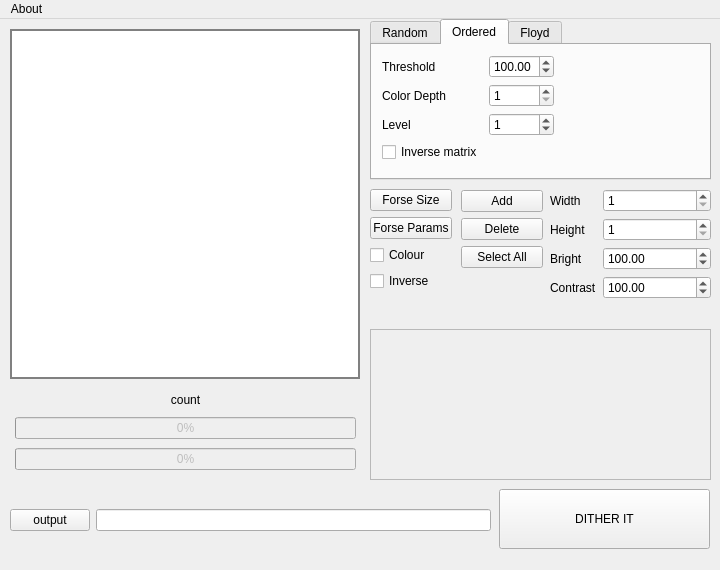
<?xml version="1.0" encoding="UTF-8"?>
<ui version="4.0">
 <class>MainWindow</class>
 <widget class="QMainWindow" name="MainWindow">
  <property name="enabled">
   <bool>true</bool>
  </property>
  <property name="geometry">
   <rect>
    <x>0</x>
    <y>0</y>
    <width>720</width>
    <height>570</height>
   </rect>
  </property>
  <property name="sizePolicy">
   <sizepolicy hsizetype="Preferred" vsizetype="Preferred">
    <horstretch>0</horstretch>
    <verstretch>0</verstretch>
   </sizepolicy>
  </property>
  <property name="minimumSize">
   <size>
    <width>720</width>
    <height>570</height>
   </size>
  </property>
  <property name="maximumSize">
   <size>
    <width>720</width>
    <height>570</height>
   </size>
  </property>
  <property name="windowTitle">
   <string>DitherIT</string>
  </property>
  <property name="toolButtonStyle">
   <enum>Qt::ToolButtonStyle::ToolButtonIconOnly</enum>
  </property>
  <property name="animated">
   <bool>true</bool>
  </property>
  <property name="documentMode">
   <bool>false</bool>
  </property>
  <property name="tabShape">
   <enum>QTabWidget::TabShape::Rounded</enum>
  </property>
  <property name="dockNestingEnabled">
   <bool>false</bool>
  </property>
  <property name="dockOptions">
   <set>QMainWindow::DockOption::AllowTabbedDocks|QMainWindow::DockOption::AnimatedDocks</set>
  </property>
  <property name="unifiedTitleAndToolBarOnMac">
   <bool>false</bool>
  </property>
  <widget class="QWidget" name="centralwidget">
   <property name="enabled">
    <bool>true</bool>
   </property>
   <widget class="QWidget" name="formLayoutWidget_2">
    <property name="geometry">
     <rect>
      <x>10</x>
      <y>470</y>
      <width>481</width>
      <height>61</height>
     </rect>
    </property>
    <layout class="QFormLayout" name="pathsFormLayout">
     <property name="labelAlignment">
      <set>Qt::AlignmentFlag::AlignCenter</set>
     </property>
     <property name="formAlignment">
      <set>Qt::AlignmentFlag::AlignCenter</set>
     </property>
     <item row="0" column="0">
      <widget class="QPushButton" name="browseOutput">
       <property name="text">
        <string>output</string>
       </property>
      </widget>
     </item>
     <item row="0" column="1">
      <widget class="QLineEdit" name="outputPath">
       <property name="readOnly">
        <bool>true</bool>
       </property>
      </widget>
     </item>
    </layout>
   </widget>
   <widget class="QGraphicsView" name="graphicsView">
    <property name="geometry">
     <rect>
      <x>10</x>
      <y>10</y>
      <width>350</width>
      <height>350</height>
     </rect>
    </property>
    <property name="styleSheet">
     <string notr="true">border: 2px solid gray;
</string>
    </property>
   </widget>
   <widget class="QToolButton" name="DitherIT">
    <property name="enabled">
     <bool>true</bool>
    </property>
    <property name="geometry">
     <rect>
      <x>499</x>
      <y>470</y>
      <width>211</width>
      <height>60</height>
     </rect>
    </property>
    <property name="sizePolicy">
     <sizepolicy hsizetype="Fixed" vsizetype="Fixed">
      <horstretch>0</horstretch>
      <verstretch>0</verstretch>
     </sizepolicy>
    </property>
    <property name="minimumSize">
     <size>
      <width>180</width>
      <height>50</height>
     </size>
    </property>
    <property name="text">
     <string>DITHER IT</string>
    </property>
    <property name="checkable">
     <bool>false</bool>
    </property>
   </widget>
   <widget class="QWidget" name="verticalLayoutWidget_2">
    <property name="geometry">
     <rect>
      <x>10</x>
      <y>390</y>
      <width>351</width>
      <height>71</height>
     </rect>
    </property>
    <layout class="QVBoxLayout" name="progressBarVerticalLayout">
     <property name="leftMargin">
      <number>5</number>
     </property>
     <property name="topMargin">
      <number>5</number>
     </property>
     <property name="rightMargin">
      <number>5</number>
     </property>
     <property name="bottomMargin">
      <number>5</number>
     </property>
     <item>
      <widget class="QProgressBar" name="currentImageProgressBar">
       <property name="enabled">
        <bool>false</bool>
       </property>
       <property name="value">
        <number>0</number>
       </property>
      </widget>
     </item>
     <item>
      <widget class="QProgressBar" name="commonProgressBar">
       <property name="enabled">
        <bool>false</bool>
       </property>
       <property name="value">
        <number>0</number>
       </property>
       <property name="textVisible">
        <bool>true</bool>
       </property>
      </widget>
     </item>
    </layout>
   </widget>
   <widget class="QWidget" name="verticalLayoutWidget_3">
    <property name="geometry">
     <rect>
      <x>10</x>
      <y>370</y>
      <width>351</width>
      <height>21</height>
     </rect>
    </property>
    <layout class="QVBoxLayout" name="imgsCountVerticalLayout">
     <item>
      <widget class="QLabel" name="imgsCountLabel">
       <property name="text">
        <string>count</string>
       </property>
       <property name="alignment">
        <set>Qt::AlignmentFlag::AlignCenter</set>
       </property>
      </widget>
     </item>
    </layout>
   </widget>
   <widget class="QTabWidget" name="tabWidget">
    <property name="geometry">
     <rect>
      <x>370</x>
      <y>0</y>
      <width>341</width>
      <height>161</height>
     </rect>
    </property>
    <property name="currentIndex">
     <number>1</number>
    </property>
    <property name="usesScrollButtons">
     <bool>true</bool>
    </property>
    <property name="documentMode">
     <bool>false</bool>
    </property>
    <widget class="QWidget" name="RandomTab">
     <attribute name="title">
      <string>Random</string>
     </attribute>
     <widget class="QWidget" name="formLayoutWidget_5">
      <property name="geometry">
       <rect>
        <x>10</x>
        <y>10</y>
        <width>151</width>
        <height>111</height>
       </rect>
      </property>
      <layout class="QFormLayout" name="randomParamsLayout">
       <property name="sizeConstraint">
        <enum>QLayout::SizeConstraint::SetDefaultConstraint</enum>
       </property>
       <item row="0" column="0">
        <widget class="QLabel" name="randomThreshold">
         <property name="text">
          <string>Threshold</string>
         </property>
        </widget>
       </item>
       <item row="0" column="1">
        <widget class="QDoubleSpinBox" name="randomThresholdSpinBox">
         <property name="maximum">
          <double>1000.000000000000000</double>
         </property>
         <property name="value">
          <double>100.000000000000000</double>
         </property>
        </widget>
       </item>
       <item row="1" column="0">
        <widget class="QLabel" name="randomColorDepthLabel">
         <property name="text">
          <string>Color Depth</string>
         </property>
        </widget>
       </item>
       <item row="1" column="1">
        <widget class="QSpinBox" name="randomColorDepthSpinBox">
         <property name="minimum">
          <number>1</number>
         </property>
         <property name="maximum">
          <number>6</number>
         </property>
        </widget>
       </item>
       <item row="2" column="1">
        <spacer name="randomVerticalSpacer">
         <property name="orientation">
          <enum>Qt::Orientation::Vertical</enum>
         </property>
         <property name="sizeHint" stdset="0">
          <size>
           <width>20</width>
           <height>40</height>
          </size>
         </property>
        </spacer>
       </item>
      </layout>
     </widget>
    </widget>
    <widget class="QWidget" name="OrderedTab">
     <attribute name="title">
      <string>Ordered</string>
     </attribute>
     <widget class="QWidget" name="formLayoutWidget_4">
      <property name="geometry">
       <rect>
        <x>10</x>
        <y>10</y>
        <width>172</width>
        <height>117</height>
       </rect>
      </property>
      <layout class="QFormLayout" name="OrderedParamsLayout">
       <property name="sizeConstraint">
        <enum>QLayout::SizeConstraint::SetDefaultConstraint</enum>
       </property>
       <item row="0" column="0">
        <widget class="QLabel" name="orderedThresholdLabel">
         <property name="text">
          <string>Threshold</string>
         </property>
        </widget>
       </item>
       <item row="0" column="1">
        <widget class="QDoubleSpinBox" name="orderedThresholdSpinBox">
         <property name="maximum">
          <double>1000.000000000000000</double>
         </property>
         <property name="value">
          <double>100.000000000000000</double>
         </property>
        </widget>
       </item>
       <item row="1" column="0">
        <widget class="QLabel" name="orderedColorDepthLabel">
         <property name="text">
          <string>Color Depth</string>
         </property>
        </widget>
       </item>
       <item row="1" column="1">
        <widget class="QSpinBox" name="orderedColorDepthSpinBox">
         <property name="minimum">
          <number>1</number>
         </property>
         <property name="maximum">
          <number>6</number>
         </property>
        </widget>
       </item>
       <item row="3" column="1">
        <spacer name="orderedVerticalSpacer">
         <property name="orientation">
          <enum>Qt::Orientation::Vertical</enum>
         </property>
         <property name="sizeHint" stdset="0">
          <size>
           <width>20</width>
           <height>40</height>
          </size>
         </property>
        </spacer>
       </item>
       <item row="2" column="1">
        <widget class="QSpinBox" name="orderedLevelSpinBox">
         <property name="minimum">
          <number>0</number>
         </property>
         <property name="maximum">
          <number>11</number>
         </property>
         <property name="value">
          <number>1</number>
         </property>
        </widget>
       </item>
       <item row="2" column="0">
        <widget class="QLabel" name="orderedLevelLabel">
         <property name="text">
          <string>Level</string>
         </property>
        </widget>
       </item>
       <item row="3" column="0">
        <widget class="QCheckBox" name="orderedInverseMatrixFlag">
         <property name="text">
          <string>Inverse matrix</string>
         </property>
         <property name="checkable">
          <bool>true</bool>
         </property>
         <property name="checked">
          <bool>false</bool>
         </property>
         <property name="autoRepeat">
          <bool>false</bool>
         </property>
        </widget>
       </item>
      </layout>
     </widget>
    </widget>
    <widget class="QWidget" name="FloydTab">
     <attribute name="title">
      <string>Floyd</string>
     </attribute>
    </widget>
   </widget>
   <widget class="QScrollArea" name="scrollArea">
    <property name="geometry">
     <rect>
      <x>370</x>
      <y>310</y>
      <width>341</width>
      <height>151</height>
     </rect>
    </property>
    <property name="widgetResizable">
     <bool>true</bool>
    </property>
    <widget class="QWidget" name="scrollAreaWidgetContents">
     <property name="geometry">
      <rect>
       <x>0</x>
       <y>0</y>
       <width>339</width>
       <height>149</height>
      </rect>
     </property>
    </widget>
   </widget>
   <widget class="QWidget" name="verticalLayoutWidget">
    <property name="geometry">
     <rect>
      <x>370</x>
      <y>170</y>
      <width>82</width>
      <height>131</height>
     </rect>
    </property>
    <layout class="QVBoxLayout" name="commonflagsVerticalLayout">
     <item>
      <widget class="QPushButton" name="forseSizeButton">
       <property name="text">
        <string>Forse Size</string>
       </property>
      </widget>
     </item>
     <item>
      <widget class="QPushButton" name="forseParamsButton">
       <property name="text">
        <string>Forse Params</string>
       </property>
      </widget>
     </item>
     <item>
      <widget class="QCheckBox" name="colourFlag">
       <property name="text">
        <string>Colour</string>
       </property>
       <property name="checked">
        <bool>false</bool>
       </property>
       <property name="autoRepeat">
        <bool>false</bool>
       </property>
      </widget>
     </item>
     <item>
      <widget class="QCheckBox" name="inverseFlag">
       <property name="text">
        <string>Inverse</string>
       </property>
       <property name="checked">
        <bool>false</bool>
       </property>
       <property name="autoRepeat">
        <bool>false</bool>
       </property>
      </widget>
     </item>
     <item>
      <spacer name="commonFlagsVerticalSpacer">
       <property name="orientation">
        <enum>Qt::Orientation::Vertical</enum>
       </property>
       <property name="sizeHint" stdset="0">
        <size>
         <width>20</width>
         <height>40</height>
        </size>
       </property>
      </spacer>
     </item>
    </layout>
   </widget>
   <widget class="QWidget" name="formLayoutWidget_3">
    <property name="geometry">
     <rect>
      <x>550</x>
      <y>170</y>
      <width>161</width>
      <height>131</height>
     </rect>
    </property>
    <layout class="QFormLayout" name="commonParamsFormLayout">
     <property name="sizeConstraint">
      <enum>QLayout::SizeConstraint::SetDefaultConstraint</enum>
     </property>
     <item row="0" column="0">
      <widget class="QLabel" name="widthLabel">
       <property name="text">
        <string>Width</string>
       </property>
      </widget>
     </item>
     <item row="0" column="1">
      <widget class="QSpinBox" name="widthSpinBox">
       <property name="minimum">
        <number>1</number>
       </property>
       <property name="maximum">
        <number>32768</number>
       </property>
      </widget>
     </item>
     <item row="1" column="0">
      <widget class="QLabel" name="heightLabel">
       <property name="text">
        <string>Height</string>
       </property>
      </widget>
     </item>
     <item row="1" column="1">
      <widget class="QSpinBox" name="heightSpinBox">
       <property name="minimum">
        <number>1</number>
       </property>
       <property name="maximum">
        <number>32768</number>
       </property>
      </widget>
     </item>
     <item row="2" column="0">
      <widget class="QLabel" name="brightLabel">
       <property name="text">
        <string>Bright</string>
       </property>
      </widget>
     </item>
     <item row="2" column="1">
      <widget class="QDoubleSpinBox" name="brightSpinBox">
       <property name="maximum">
        <double>1000.000000000000000</double>
       </property>
       <property name="value">
        <double>100.000000000000000</double>
       </property>
      </widget>
     </item>
     <item row="3" column="0">
      <widget class="QLabel" name="contrastLabel">
       <property name="text">
        <string>Contrast</string>
       </property>
      </widget>
     </item>
     <item row="3" column="1">
      <widget class="QDoubleSpinBox" name="contrastSpinBox">
       <property name="maximum">
        <double>1000.000000000000000</double>
       </property>
       <property name="value">
        <double>100.000000000000000</double>
       </property>
      </widget>
     </item>
     <item row="4" column="1">
      <spacer name="commonParamsVerticalSpacer">
       <property name="orientation">
        <enum>Qt::Orientation::Vertical</enum>
       </property>
       <property name="sizeHint" stdset="0">
        <size>
         <width>20</width>
         <height>40</height>
        </size>
       </property>
      </spacer>
     </item>
    </layout>
   </widget>
   <widget class="QWidget" name="verticalLayoutWidget_4">
    <property name="geometry">
     <rect>
      <x>461</x>
      <y>171</y>
      <width>82</width>
      <height>131</height>
     </rect>
    </property>
    <layout class="QVBoxLayout" name="addDeleteVerticalLayout">
     <item>
      <widget class="QPushButton" name="addButton">
       <property name="text">
        <string>Add</string>
       </property>
      </widget>
     </item>
     <item>
      <widget class="QPushButton" name="deleteButton">
       <property name="text">
        <string>Delete</string>
       </property>
      </widget>
     </item>
     <item>
      <widget class="QPushButton" name="selectAllButton">
       <property name="text">
        <string>Select All</string>
       </property>
      </widget>
     </item>
     <item>
      <spacer name="addDeleteButtonsVerticalSpacer">
       <property name="orientation">
        <enum>Qt::Orientation::Vertical</enum>
       </property>
       <property name="sizeHint" stdset="0">
        <size>
         <width>20</width>
         <height>40</height>
        </size>
       </property>
      </spacer>
     </item>
    </layout>
   </widget>
  </widget>
  <widget class="QMenuBar" name="menuBar">
   <property name="geometry">
    <rect>
     <x>0</x>
     <y>0</y>
     <width>720</width>
     <height>21</height>
    </rect>
   </property>
   <widget class="QMenu" name="menuAbout">
    <property name="title">
     <string>About</string>
    </property>
   </widget>
   <addaction name="menuAbout"/>
  </widget>
  <action name="action">
   <property name="text">
    <string>Палитра</string>
   </property>
  </action>
  <action name="actionManual">
   <property name="text">
    <string>Manual</string>
   </property>
  </action>
  <action name="actionAuto">
   <property name="text">
    <string>Auto</string>
   </property>
  </action>
 </widget>
 <tabstops>
  <tabstop>browseOutput</tabstop>
  <tabstop>outputPath</tabstop>
  <tabstop>DitherIT</tabstop>
  <tabstop>scrollArea</tabstop>
  <tabstop>contrastSpinBox</tabstop>
  <tabstop>brightSpinBox</tabstop>
  <tabstop>inverseFlag</tabstop>
  <tabstop>deleteButton</tabstop>
  <tabstop>heightSpinBox</tabstop>
  <tabstop>colourFlag</tabstop>
  <tabstop>addButton</tabstop>
  <tabstop>widthSpinBox</tabstop>
  <tabstop>graphicsView</tabstop>
  <tabstop>tabWidget</tabstop>
  <tabstop>randomThresholdSpinBox</tabstop>
  <tabstop>randomColorDepthSpinBox</tabstop>
  <tabstop>orderedThresholdSpinBox</tabstop>
  <tabstop>orderedColorDepthSpinBox</tabstop>
 </tabstops>
 <resources/>
 <connections/>
</ui>
